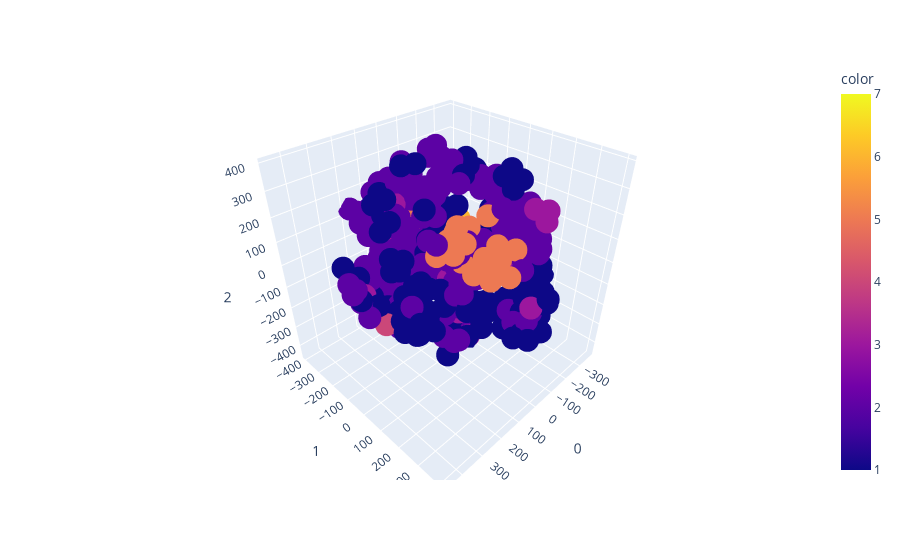

Source (notebook cell):
### Markdown cell above
<span style="color:green"> This is a remarkably bad result. I would also recommend that if you are going to do TSNE with 3 components you should show TSNE with 3 dimensions. TSNE unlike PCA is not ranked.

### Code cell
import plotly.express as px
tsne_results_df = pd.DataFrame(tsne_results)
fig = px.scatter_3d(tsne_results_df, x=0,y=1,z=2, color=data["Product Made"][data["Product Made"]!=0])
fig.show()

### Figure 1 — Plotly figure (JSON) as saved in the notebook; plotly's stock layout.template omitted (floating-point values rounded to 4 significant figures; data arrays with more than 128 entries replaced by an {"elided": "..."} marker saying what was removed)
{"data": [{"hoverlabel": {"namelength": 0}, "hovertemplate": "0=%{x}<br>1=%{y}<br>2=%{z}<br>color=%{marker.color}", "legendgroup": "", "marker": {"color": {"elided": "382 int values"}, "coloraxis": "coloraxis", "symbol": "circle"}, "mode": "markers", "name": "", "scene": "scene", "showlegend": false, "type": "scatter3d", "x": {"elided": "382 float values"}, "y": {"elided": "382 float values"}, "z": {"elided": "382 float values"}}], "layout": {"coloraxis": {"colorbar": {"title": {"text": "color"}}, "colorscale": [[0, "#0d0887"], [0.1111, "#46039f"], [0.2222, "#7201a8"], [0.3333, "#9c179e"], [0.4444, "#bd3786"], [0.5556, "#d8576b"], [0.6667, "#ed7953"], [0.7778, "#fb9f3a"], [0.8889, "#fdca26"], [1, "#f0f921"]]}, "legend": {"tracegroupgap": 0}, "margin": {"t": 60}, "scene": {"domain": {"x": [0, 1], "y": [0, 1]}, "xaxis": {"title": {"text": "0"}}, "yaxis": {"title": {"text": "1"}}, "zaxis": {"title": {"text": "2"}}}}}
